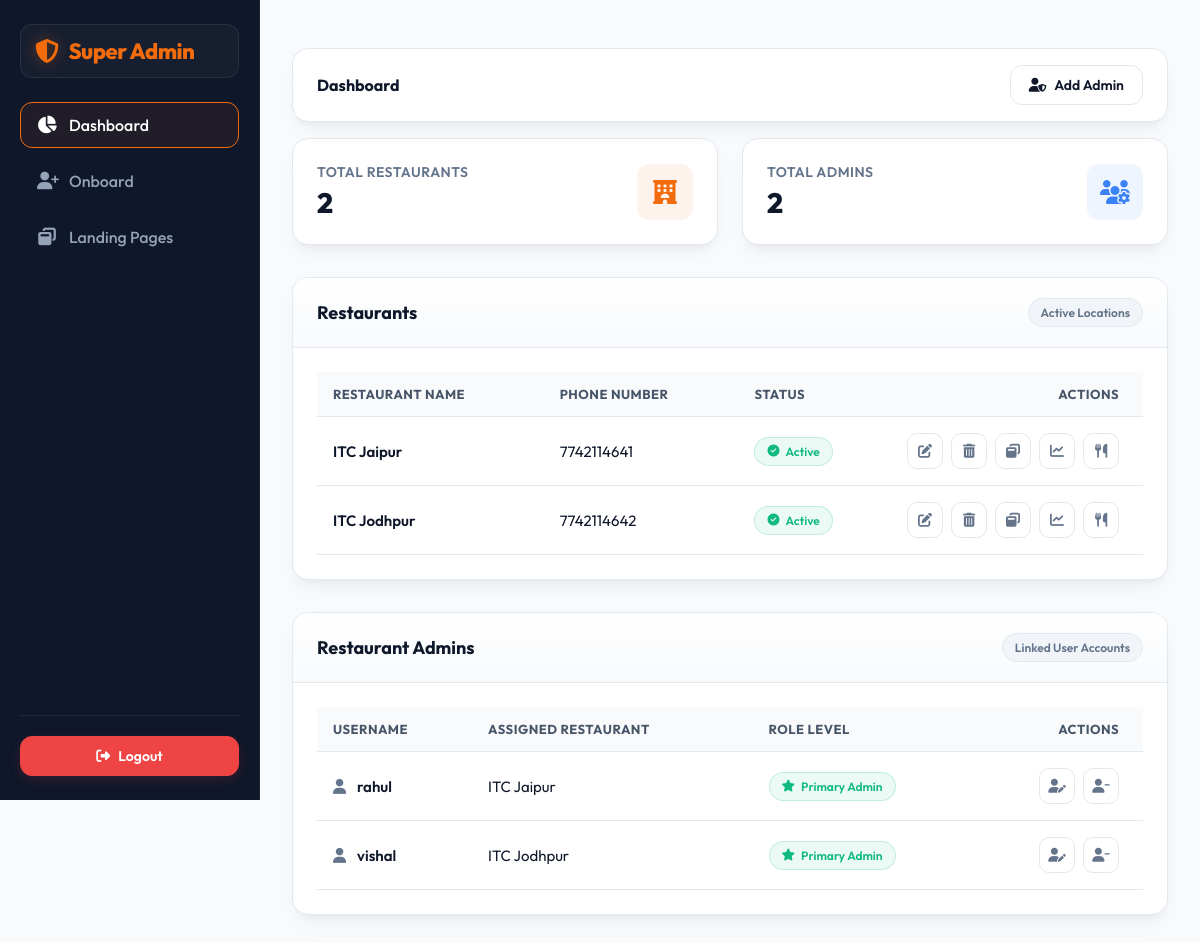
The page /super/ (signed in) on the database its author committed.
### super_admin/models.py (models this page shows, shortened)
class Restaurant(models.Model):
    name = models.CharField(max_length=200, unique=True)
    slug = models.SlugField(max_length=220, unique=True, blank=True)
    address_line_1 = models.CharField(max_length=255, blank=True)
    address_line_2 = models.CharField(max_length=255, blank=True)
    city = models.CharField(max_length=100, blank=True)
    state = models.CharField(max_length=100, blank=True)
    pincode = models.CharField(max_length=20, blank=True)
    legal_name = models.CharField(max_length=255, blank=True)
    trade_name = models.CharField(max_length=255, blank=True)
    business_type = models.CharField(max_length=100, blank=True)
    pan = models.CharField(max_length=20, blank=True)
    cin_llpin = models.CharField(max_length=50, blank=True, verbose_name="CIN / LLPIN")
    is_gst_registered = models.BooleanField(default=False)
    email = models.EmailField(blank=True)
    mailing_address = models.TextField(blank=True)
    class GSTType(models.TextChoices):
        REGULAR = 'R', 'Regular'
        COMPOSITION = 'C', 'Composition'
        UNREGISTERED = 'U', 'Unregistered'
    gst_type = models.CharField(
        max_length=1,
        choices=GSTType.choices,
        default=GSTType.UNREGISTERED,
        verbose_name="GST Type"
    )
    phone = models.CharField(max_length=20, blank=True)
    is_active = models.BooleanField(default=True)
    created_at = models.DateTimeField(auto_now_add=True)
    updated_at = models.DateTimeField(auto_now=True)
    class Meta:
        ordering = ['name']

class RestaurantUser(models.Model):
    user = models.OneToOneField(User, on_delete=models.CASCADE, related_name='restaurant_profile')
    restaurant = models.ForeignKey(Restaurant, on_delete=models.CASCADE, related_name='admins')
    branch = models.ForeignKey(RestaurantBranch, on_delete=models.SET_NULL, null=True, blank=True, related_name='admins')
    is_primary_admin = models.BooleanField(default=False)
    created_at = models.DateTimeField(auto_now_add=True)
    class Meta:
        unique_together = ('user', 'restaurant')
        verbose_name = 'Restaurant Admin'
        verbose_name_plural = 'Restaurant Admins'

### super_admin/views.py (the view)
# urls.py: path('', views.dashboard, name='dashboard'),
@superuser_required
def dashboard(request):
    restaurants = Restaurant.objects.all().order_by('name')
    admins = RestaurantUser.objects.select_related('user', 'restaurant').order_by('restaurant__name', 'user__username')
    return render(request, 'super_admin/dashboard.html', {
        'restaurants': restaurants,
        'admins': admins,
    })

### restaurant_admin/context_processors.py (called while the page is built, shortened)
def restaurant_context(request):
    if not request.user.is_authenticated or not hasattr(request.user, 'restaurant_profile'):
        return {}

### super_admin/views.py (called while the page is built)
def superuser_required(view):
    return user_passes_test(lambda u: u.is_active and u.is_superuser)(view)

### super_admin/templates/super_admin/dashboard.html (shortened to what this page needs)
{% extends 'super_admin/base.html' %}
{% block header_title %}Dashboard{% endblock %}
{% block header_actions %}
<a class="btn secondary" href="{% url 'super_admin:restaurant_admin_create' %}">
  <i class="fa-solid fa-user-shield"></i>
  <span>Add Admin</span>
</a>
{% endblock %}
{% block content %}
<div class="stats-grid">
  <div class="stat-card">
    <div>
      <div class="stat-label">Total Restaurants</div>
      <div class="stat-value">{{ restaurants|length }}</div>
    </div>
    <div class="stat-icon primary">
      <i class="fa-solid fa-hotel"></i>
    </div>
  </div>
  <div class="stat-card">
    <div>
      <div class="stat-label">Total Admins</div>
      <div class="stat-value">{{ admins|length }}</div>
    </div>
    <div class="stat-icon info">
      <i class="fa-solid fa-users-gear"></i>
    </div>
  </div>
</div>
<div class="card">
  <div class="hd">
    <div>Restaurants</div>
    <span class="badge neutral">Active Locations</span>
  </div>
  <div class="bd">
    {% if restaurants %}
    <div class="table-container">
      <table class="table">
        <thead>
          <tr>
            <th>Restaurant Name</th>
            <th>Phone Number</th>
            <th>Status</th>
            <th style="width: 160px; text-align: right; padding-right: 24px;">Actions</th>
          </tr>
        </thead>
        <tbody>
          {% for r in restaurants %}
          <tr>
            <td style="font-weight: 600; color: var(--text);">{{ r.name }}</td>
            <td class="muted">{{ r.phone|default:'Not Provided' }}</td>
            <td>
              {% if r.is_active %}
              <span class="badge ok">
                <i class="fa-solid fa-circle-check"></i>
                <span>Active</span>
              </span>
              {% else %}
              <span class="badge neutral">
                <i class="fa-solid fa-circle-minus"></i>
                <span>Inactive</span>
              </span>
              {% endif %}
            </td>
            <td>
              <div class="action-row" style="justify-content: flex-end; padding-right: 8px;">
                <a class="action-btn edit" href="{% url 'super_admin:restaurant_edit' r.id %}" title="Edit Details">
                  <i class="fa-solid fa-pen-to-square"></i>
                </a>
                <a class="action-btn delete" href="{% url 'super_admin:restaurant_delete' r.id %}"
                  title="Delete Restaurant">
                  <i class="fa-solid fa-trash-can"></i>
                </a>
                <a class="action-btn landing" href="{% url 'super_admin:landing_edit' r.id %}"
                  title="Customize Landing Page">
                  <i class="fa-solid fa-window-restore"></i>
                </a>
                <a class="action-btn dashboard" href="{% url 'restaurant_admin:dashboard' restaurant_slug=r.slug %}"
                  title="Open Branch Dashboard" target="_blank">
                  <i class="fa-solid fa-chart-line"></i>
                </a>
                <a class="action-btn menu" href="{% url 'restaurant_admin:menu_list' restaurant_slug=r.slug %}"
                  title="Open Customer Menu" target="_blank">
                  <i class="fa-solid fa-utensils"></i>
                </a>
              </div>
            </td>
          </tr>
          {% endfor %}
        </tbody>
      </table>
    </div>
    {% else %}
    <div class="empty">
      <i class="fa-solid fa-store-slash"
        style="font-size: 2rem; color: var(--muted); margin-bottom: 8px; display: block;"></i>
      <span>No restaurants onboarded yet. Click "Onboard" in the sidebar to get started.</span>
    </div>
    {% endif %}
  </div>
</div>
<div class="card" style="margin-top: 32px;">
  <div class="hd">
    <div>Restaurant Admins</div>
    <span class="badge neutral">Linked User Accounts</span>
  </div>
  <div class="bd">
    {% if admins %}
    <div class="table-container">
      <table class="table">
        <thead>
          <tr>
            <th>Username</th>
            <th>Assigned Restaurant</th>
            <th>Role Level</th>
            <th style="width: 160px; text-align: right; padding-right: 24px;">Actions</th>
          </tr>
        </thead>
        <tbody>
          {% for a in admins %}
          <tr>
            <td style="font-weight: 600; color: var(--text);">
              <i class="fa-solid fa-user" style="color: var(--muted); margin-right: 8px;"></i>
              {{ a.user.username }}
            </td>
            <td class="muted">{{ a.restaurant.name }}</td>
            <td>
              {% if a.is_primary_admin %}
              <span class="badge ok">
                <i class="fa-solid fa-star"></i>
                <span>Primary Admin</span>
              </span>
              {% else %}
              <span class="badge neutral">
                <i class="fa-solid fa-user-shield"></i>
                <span>Admin</span>
              </span>
              {% endif %}
            </td>
            <td>
              <div class="action-row" style="justify-content: flex-end; padding-right: 8px;">
                <a class="action-btn edit" href="{% url 'super_admin:restaurant_admin_edit' a.id %}" title="Edit User">
                  <i class="fa-solid fa-user-pen"></i>
                </a>
                <a class="action-btn delete" href="{% url 'super_admin:restaurant_admin_delete' a.id %}"
                  title="Delete User">
                  <i class="fa-solid fa-user-minus"></i>
                </a>
              </div>
            </td>
          </tr>
          {% endfor %}
        </tbody>
      </table>
    </div>
    {% else %}
    <div class="empty">
      <i class="fa-solid fa-user-slash"
        style="font-size: 2rem; color: var(--muted); margin-bottom: 8px; display: block;"></i>
      <span>No restaurant administrators registered yet.</span>
    </div>
    {% endif %}
  </div>
</div>
{% endblock %}

### super_admin/templates/super_admin/base.html (style rules this page uses)
:root { --bg: #f8fafc; --panel: #ffffff; --panel-hover: #f1f5f9; --muted: #64748b; --text: #0f172a; --primary: #f26c0d; --primary-hover: #d45d0a; --primary-light: rgba(242, 108, 13, 0.08); --success: #10b981; --success-light: rgba(16, 185, 129, 0.08); --danger: #ef4444; --danger-light: rgba(239, 68, 68, 0.08); --info: #3b82f6; --info-light: rgba(59, 130, 246, 0.08); --border: #e2e8f0; --shadow: 0 10px 25px -5px rgba(0, 0, 0, 0.05), 0 8px 10px -6px rgba(0, 0, 0, 0.05); --radius: 16px; --radius-sm: 8px; }
* { box-sizing: border-box; }
body { margin:0; background: var(--bg); color: var(--text); font-family: 'Outfit', sans-serif; }
a { color: var(--primary); text-decoration: none; transition: color 0.2s ease; }
.btn { background: var(--primary); border:1px solid var(--primary-hover); color:#fff; padding:10px 18px; border-radius:12px; font-size: 14px; font-weight: 600; box-shadow: 0 4px 12px rgba(242, 108, 13, 0.15); transition: all 0.2s ease; display: inline-flex; align-items: center; gap: 8px; cursor: pointer; text-decoration: none; }
.btn.secondary { background: transparent; border-color: var(--border); color: var(--text); box-shadow: none; }
.card { grid-column: span 12; background: var(--panel); border:1px solid var(--border); border-radius: var(--radius); box-shadow: var(--shadow); overflow: hidden; transition: transform 0.2s ease, box-shadow 0.2s ease; margin-bottom: 24px; }
.card .hd { padding: 20px 24px; border-bottom:1px solid var(--border); font-weight: 700; font-size: 18px; display:flex; align-items:center; justify-content:space-between; color: var(--text); background: linear-gradient(180deg, #ffffff 0%, #f8fafc 100%); }
.card .bd { padding: 24px; }
.stats-grid { display: grid; grid-template-columns: repeat(auto-fit, minmax(240px, 1fr)); gap: 24px; margin-bottom: 32px; width: 100%; }
.stat-card { background: var(--panel); border: 1px solid var(--border); border-radius: var(--radius); padding: 24px; box-shadow: var(--shadow); display: flex; align-items: center; justify-content: space-between; transition: all 0.2s ease; }
.stat-icon { width: 56px; height: 56px; border-radius: 12px; display: flex; align-items: center; justify-content: center; font-size: 24px; }
.stat-icon.primary { background: var(--primary-light); color: var(--primary); }
.stat-icon.info { background: var(--info-light); color: var(--info); }
.stat-value { font-size: 28px; font-weight: 800; color: var(--text); margin-top: 4px; }
.stat-label { font-size: 14px; font-weight: 600; color: var(--muted); text-transform: uppercase; letter-spacing: 0.5px; }
.table-container { overflow-x: auto; width: 100%; }
.table { width: 100%; border-collapse: collapse; text-align: left; }
.table thead th { background: #f8fafc; border-bottom: 1.5px solid var(--border); color: #475569; font-weight: 700; padding: 14px 16px; font-size: 13px; text-transform: uppercase; letter-spacing: 0.5px; }
.table td { padding: 16px; border-bottom: 1px solid var(--border); font-size: 15px; color: var(--text); vertical-align: middle; }
.table tbody tr { transition: background 0.15s ease; }
.action-row { display: flex; gap: 8px; align-items: center; }
.action-btn { width: 36px; height: 36px; border-radius: 10px; display: flex; align-items: center; justify-content: center; font-size: 14px; border: 1px solid var(--border); background: var(--panel); color: var(--muted); cursor: pointer; transition: all 0.2s ease; text-decoration: none; }
.badge { display:inline-flex; align-items:center; gap:6px; padding:6px 12px; border-radius:999px; font-size:12px; font-weight: 600; border:1px solid transparent; }
.badge.ok { color: var(--success); border-color: rgba(16,185,129,.2); background: var(--success-light); }
.badge.neutral { color: var(--muted); border-color: var(--border); background: var(--panel-hover); }

### rows shown on the page
Restaurant: name "ITC Jaipur", phone "7742114641", is_active True (drawn)
Restaurant: name "ITC Jodhpur", phone "7742114642", is_active True (drawn)
RestaurantUser: user.username "rahul", restaurant.name "ITC Jaipur", is_primary_admin True (drawn)
RestaurantUser: user.username "vishal", restaurant.name "ITC Jodhpur", is_primary_admin True (drawn)

### other values the page prints
{{ restaurants|length }} "2"
{{ admins|length }} "2"
